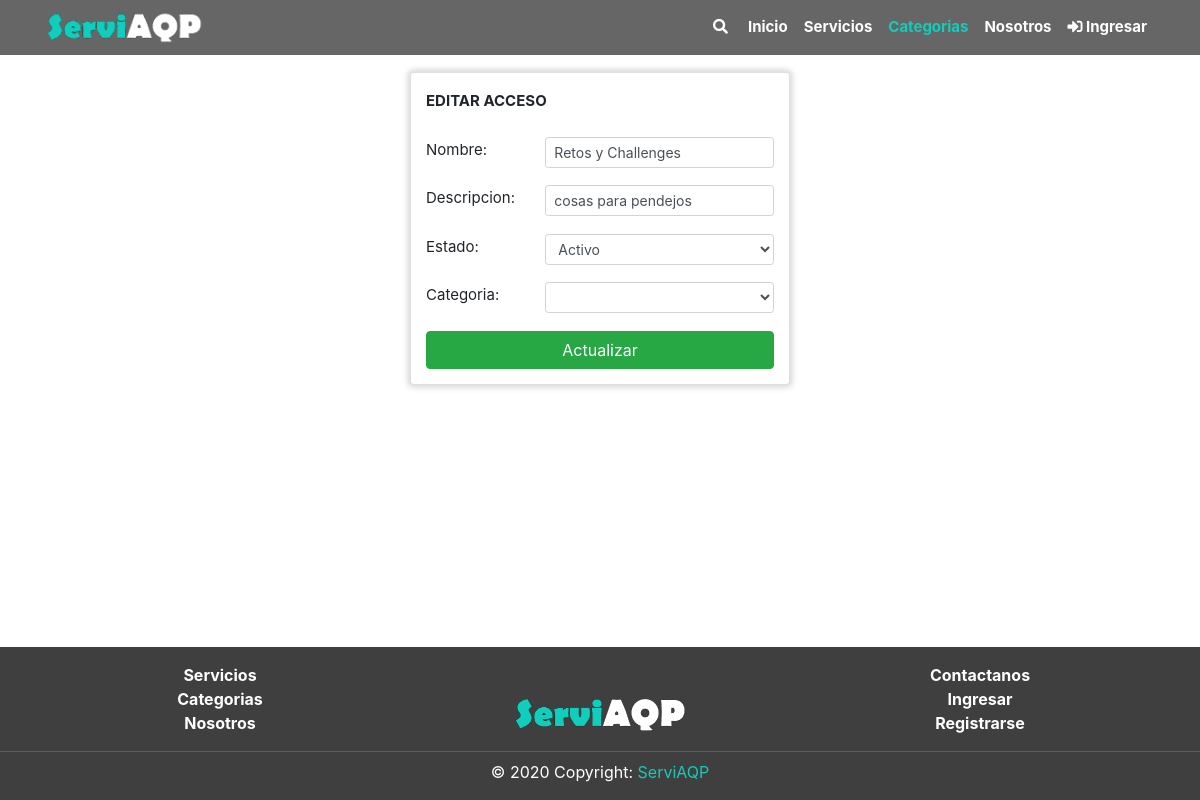
Screenshot of /subcategorias/crud_subcategoria/edit.php?id=4 with the database file from the repository.
### tables this page shows
CREATE TABLE `subcategoria` (
  `SubCatId` int(11) NOT NULL,
  `SubCatCatId` int(11) NOT NULL,
  `SubCatNom` varchar(50) NOT NULL,
  `SubCatDes` text NOT NULL,
  `SubCatEstReg` int(11) NOT NULL DEFAULT 1,
  `SubCatFecCre` timestamp NOT NULL DEFAULT current_timestamp() ON UPDATE current_timestamp()
);

### subcategorias/crud_subcategoria/edit.php (the view, shortened to what this page needs)
<?php
include("../../includes/data_base.php");
?>
<?php
if (isset($_GET['id'])) {
    $id = $_GET['id'];
    $query = "SELECT * FROM SUBCATEGORIA WHERE SubCatId = $id";
    $result = mysqli_query($conn, $query);
    if (mysqli_num_rows($result) == 1) {
        $row = mysqli_fetch_array($result);
        $nombre = $row['SubCatNom'];
        $estado = $row['SubCatEstReg'];
        $descripcion = $row['SubCatDes'];
    }
}
?>
<?php
include('../../includes/header.php');
?>
<br>
<br>
<div class="section2">
    <div class="container pt-4"></div>
    <div class="row">
        <div class="col-md-4 mx-auto">
            <div class="card card-body">
                <form action="edit.php?id=<?php echo $_GET['id'] ?>" method="POST">
                    <div class="form-group">
                        <label><b>EDITAR ACCESO</b></label>
                    </div>
                    <div class="form-group form-row">
                        <div class="col-4"><label>Nombre:</label></div>
                        <div class="col">
                            <input type="text" name="nombre" class="form-control form-control-sm" value="<?php echo $nombre; ?>" autofocus></div>
                    </div>
                    <div class="form-group form-row">
                        <div class="col-4"><label>Descripcion:</label></div>
                        <div class="col">
                            <input type="text" name="descripcion" class="form-control form-control-sm" value="<?php echo $descripcion; ?>" autofocus></div>
                    </div>
                    <div class="form-row form-group ">
                        <div class="col-4"><label>Estado:</label></div>
                        <div class="col">
                            <select name="estado" class="form-control form-control-sm">
                                <?php
                                if ($estado == 1) {
                                    ?>
                                    <option value="1" selected> Activo </option>
                                <?php
                                } else {
                                    ?>
                                    <option value="1"> Activo </option>
                                    <option value="0" selected> Inactivo </option>
                                <?php
                                }
                                ?>
                                </select>
                        </div>
                    </div>
                    <div class="form-group form-row">
                        <div class="col-4"><label>Categoria:</label></div>
                        <div class="col">
                        <select name="categoria" class="form-control form-control-sm">
                    </select>
                </div>
            </div>
                    <button class="btn btn-success btn-block" name="update">
                        Actualizar
                    </button>
                </form>
            </div>
        </div>
    </div>
</div>
<?php
    include("../../includes/footer.php")
?>

### frontend/css/style.css (style rules this page uses)
:root { --color-principal: #11cdbb; --fondo-principal: white; --color-principal-hover: rgb(24, 170, 155); --color-principal-disa: rgb(87, 211, 199); --color-footer: rgb(63, 63, 63); }
* { margin: 0; padding: 0; -webkit-box-sizing: border-box; -moz-box-sizing: border-box; box-sizing: border-box; }
html { position: relative; min-height: 100%; background-color: var(--fondo-principal); }
body { margin-bottom: 190px; background-color: var(--fondo-principal); }
label { font-size: 15px; }
.card-body { padding: 15px; }
.card { backface-visibility: hidden; transition: 0.5s; box-shadow: 0 0 5px 2px rgba(0, 0, 0, 0.1), 0 0 5px 5px rgba(0, 0, 0, 0.05); }
.card-body { position: relative; }

### rows the page displays
subcategoria: nombre "Retos y Challenges", descripcion "cosas para pendejos", estado "Activo"
